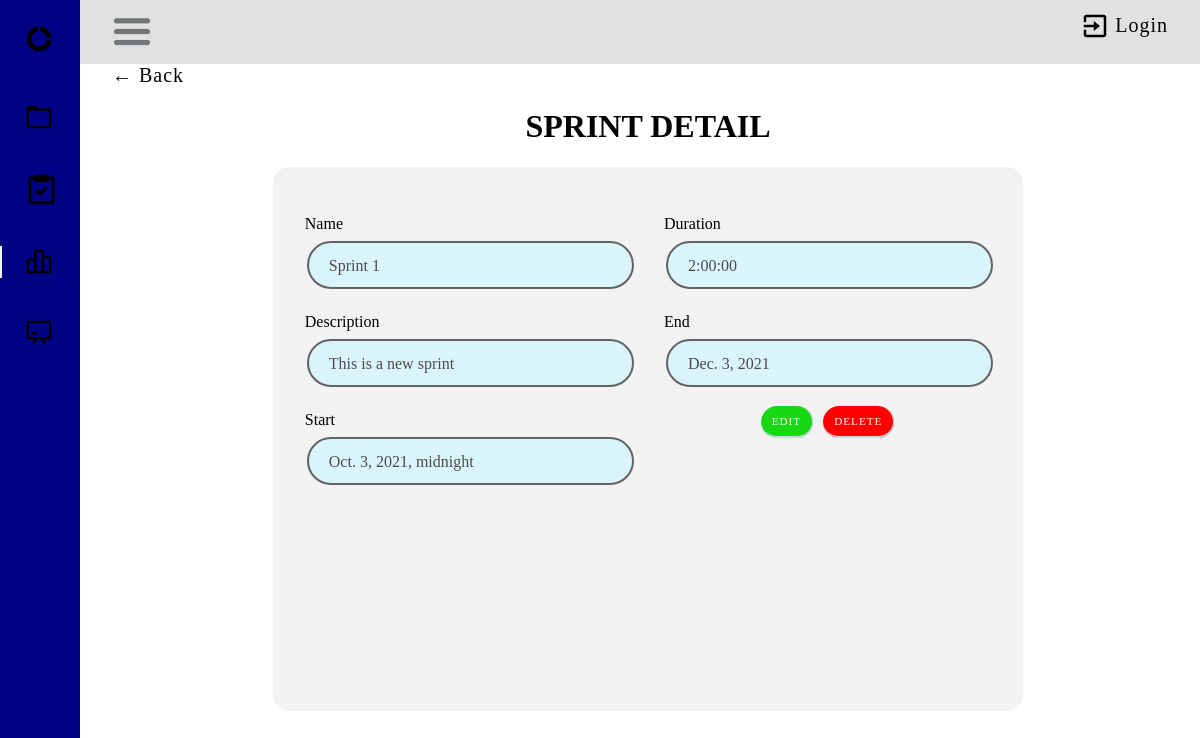
Screenshot of /sprint/1/ with the database file from the repository.
### taskManager/models.py (models this page shows, shortened)
class Sprint(models.Model):
    name = models.CharField(max_length=50, blank=True, default='')
    description = models.TextField(blank=True, default='')
    start = models.DateTimeField(null=False, auto_now_add=True,)
    Duration= models.DurationField(null=False, blank=False, default=0 )
    end = models.DateField(blank=True, null=True, default='2026-12-31')
    project = models.ForeignKey(Project, on_delete=models.CASCADE, null=False)
    class Meta:
        ordering = ['name']

### taskManager/view/sprint/views.py (the view)
# urls.py: path('sprint/<int:pk>/', SprintViewSet.as_view(), name='sprint'),
class SprintViewSet(DetailView):
    model = Sprint
    context_object_name = 'sprint'
    fields = '__all__'
    template_name = "sprint/sprint.html"
    success_url = reverse_lazy('tasks')
    search_fields = ('name',)
    ordering_fields = ('end', 'name',)

### taskManager/templates/sprint/sprint.html (shortened to what this page needs)
{% load crispy_forms_tags %}
{% block content %}
{% load static %}
<div class="header-back-button">
    <a href="{% url 'sprint_list' %}">&#8592; Back</a>
</div>
        <link rel="stylesheet" href="{% static 'css/home.css' %}">
        <link rel="stylesheet" href="{% static 'css/task.css' %}">
        <link rel="stylesheet" href="{% static 'css/task_detail.css' %}">
<div id="body-pd">
    <header class="header" id="header">
        <div class="header_toggle">
            <img class="bx bx-menu" id="header-toggle" width="40px" src="/static/images/burger-menu.jpg" alt="burger menu">
        <div class="header-logout">
            <img class="exit-icon" src="/static/images/exit.png" alt="burger menu">
            {% if request.user.is_authenticated %}
                <a class="header-text" href="{% url 'user_logout' %}">Logout</a>
            {% else %}
                <a class="header-text" href="{% url 'user_login' %}">Login</a>
            {% endif %}
        </div>
    </div>
    </header>
    <div class="l-navbar" id="nav-bar">
        <nav class="nav">
            <div>
                <a href="#" class="nav_logo">
                    <img class="bx bx-menu" id="header-toggle" width="30px" src="/static/images/app-icon.png" alt="burger menu">
                </a>
                <div class="nav_list">
                     <a href="{% url 'project_list' %}" class="nav_link">
                        <img width="30px" src="/static/images/folder-icon.png" alt="burger menu">
                    </a>
                    <a href="{% url 'tasks' %}" class="nav_link">
                        <img width="35px" src="/static/images/task-icon.png" alt="burger menu">
                    </a>
                    <a href="{% url 'sprint_list' %}" class="nav_link active">
                        <img width="30px" src="/static/images/backlog-icon.png" alt="burger menu">
                    </a>
                    <a href="{% url 'board' %}" class="nav_link">
                        <img width="30px" src="/static/images/board-icon.png" alt="burger menu">
                    </a>
                </div>
            </div>
        </nav>
    </div>
</div>
<h1 class="task-title"> SPRINT DETAIL</h1>
<div class="background-form">
    <div class="row">
        <div class="column">
            <div><p>Name <span class="info">{{sprint.name}}</span></p></div>
            <div><p>Description <span class="info">{{sprint.description}}</span></p></div>
            <div><p>Start <span class="info">{{sprint.start}}</span></p></div>
        </div>
        <div class="column">
            <div><p>Duration <span class="info">{{sprint.Duration}}</span></p></div>
            <div><p>End <span class="info">{{sprint.end}}</span></p></div>
            <div  class="task-title" style="margin: 12px 0px;">
                <span><a href="{% url 'sprint_update' sprint.pk %}" class="btn btn-style btn-edit">Edit</a> </span>
                <span><a href="{% url 'sprint_delete' sprint.pk %}" class="btn btn-style btn-delete">Delete</a> </span>
            </div>
        </div>
    </div>
</div>
{% endblock content %}

### taskManager/static/css/home.css (style rules this page uses)
*,::before,::after { box-sizing: border-box; }
a { text-decoration: none; text-transform: capitalize; font-size: 1.25rem; font-weight: 400; letter-spacing: 1px; color: var(--title-background); }
.header { width: 100%; height: var(--header-height); position: fixed; top: 0; left: 0; align-items: center; justify-content: space-between; padding: 0 1rem; background-color: var(--header-color); z-index: var(--z-fixed); transition: .5s; }
.header-logout { float: right; display: flex; align-items: center; justify-content: space-between; color: black; }
.header-text { font-size: 1.25rem; font-weight: 400; letter-spacing: 1px; }
.exit-icon { margin-right: 5px; width: 30px; }
.header_toggle { color: var(--first-color); font-size: 1.5rem; cursor: pointer; margin-top: 1%; }
.l-navbar { position: fixed; top: 0 ; left: 0; width: var(--nav-width); height: 100vh; background-color: var(--first-color); padding: .5rem 1rem 0 0; transition: .5s; z-index: var(--z-fixed); }
.nav { height: 100%; display: flex; flex-direction: column; justify-content: space-between; overflow: hidden; }
.nav_logo, .nav_link { display: grid; grid-template-columns: max-content max-content; align-items: center; column-gap: 1rem; padding: .5rem 0 .5rem 1.5rem; }
.nav_logo { margin-bottom: 2rem; }
.nav_link { position: relative; color: var(--first-color-light); margin-bottom: 1.5rem; transition: .3s; }
.active { color: var(--white-color); }
.active::before { content: ''; position: absolute; left: 0; width: 2px; height: 32px; background-color: var(--white-color); }
@media screen and (min-width: 768px) { .header { height: calc(var(--header-height) + 1rem); padding: 0 2rem 0 calc(var(--nav-width) + 2rem); } }
@media screen and (min-width: 768px) { .l-navbar { left: 0; padding: 1rem 1rem 0 0; } }

### taskManager/static/css/task.css (style rules this page uses)
img { border-radius: 5px 5px 0 0; }
.btn { width: 80%; letter-spacing: 1px; text-transform: uppercase; color: #fff; cursor: pointer; border: none; border-radius: 50px; border-bottom: solid 2px #ced5e5; border-right: solid 1px #ced5e5; background-color: var(--button-background); padding: 9px 11px; margin: 8px; }
.btn-style { font-size: .7rem; margin: 3px; }
.btn-edit { background-color: var(--button-edit); }
.btn-delete { background-color: var(--button-delete); }

### taskManager/static/css/task_detail.css (style rules this page uses)
.info { display: inline-block; width: 100%; background-color: #DAF4FC; color: rgb(78, 75, 75); padding: 14px 20px; margin: 8px 2px; border: 2px solid rgb(99, 99, 99); border-radius: 2rem; cursor: pointer; height: 3rem; }
.background-form { margin: auto; width: 70%; border-radius: 1rem; background-color: #f2f2f2; padding: 1rem; }
.task-title { flex-direction: column; justify-content: center; text-align: center; }
* { box-sizing: border-box; }
.column { float: left; width: 50%; padding: 1rem; height: 32rem; }
.row:after { content: ""; display: table; clear: both; width: 70%; }

### rows the page displays
Sprint: name "Sprint 1", description "This is a new sprint", start "Oct. 3, 2021, midnight", Duration "2:00:00", end "Dec. 3, 2021"
